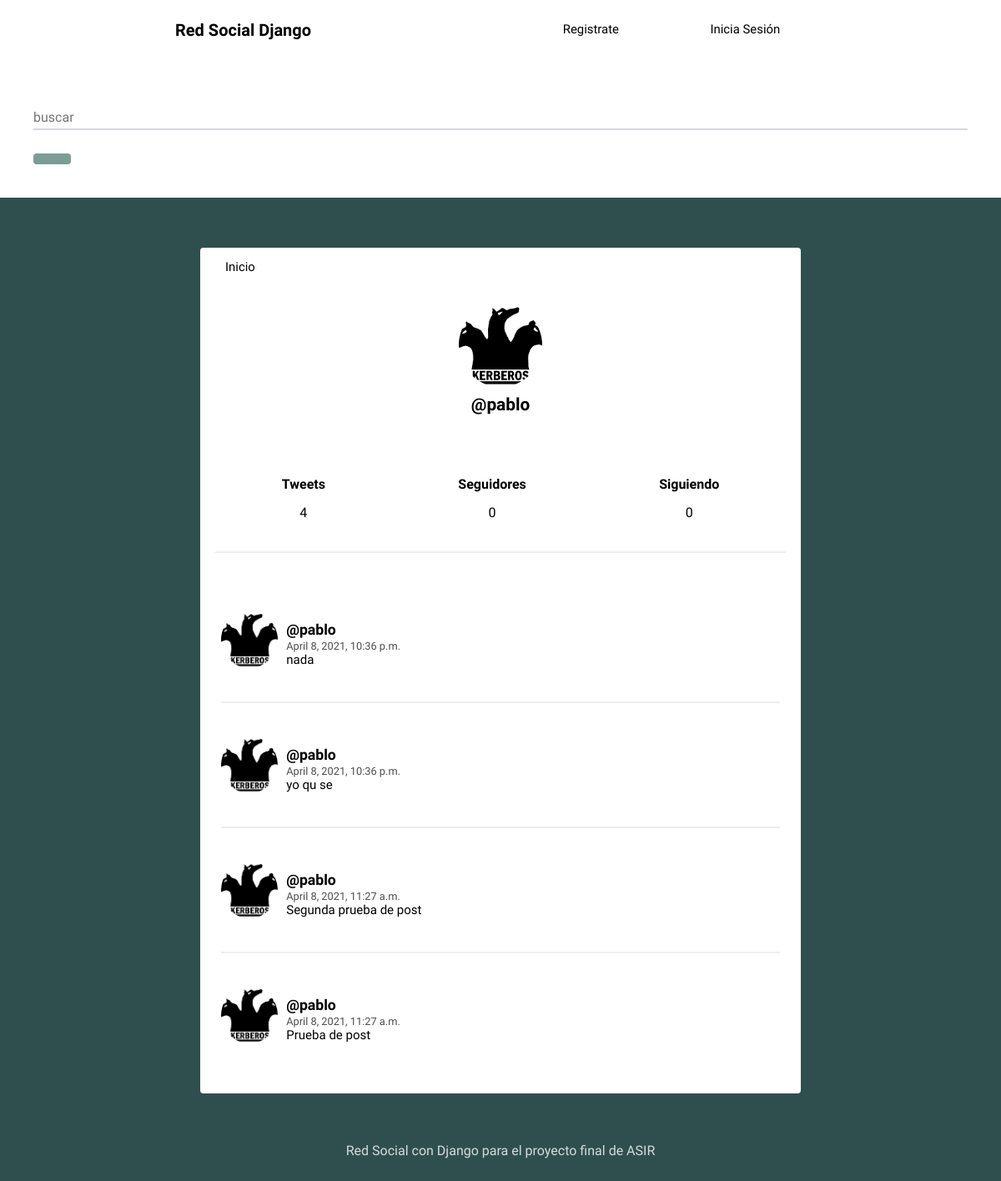
The app's page /profile/pablo/, older data.
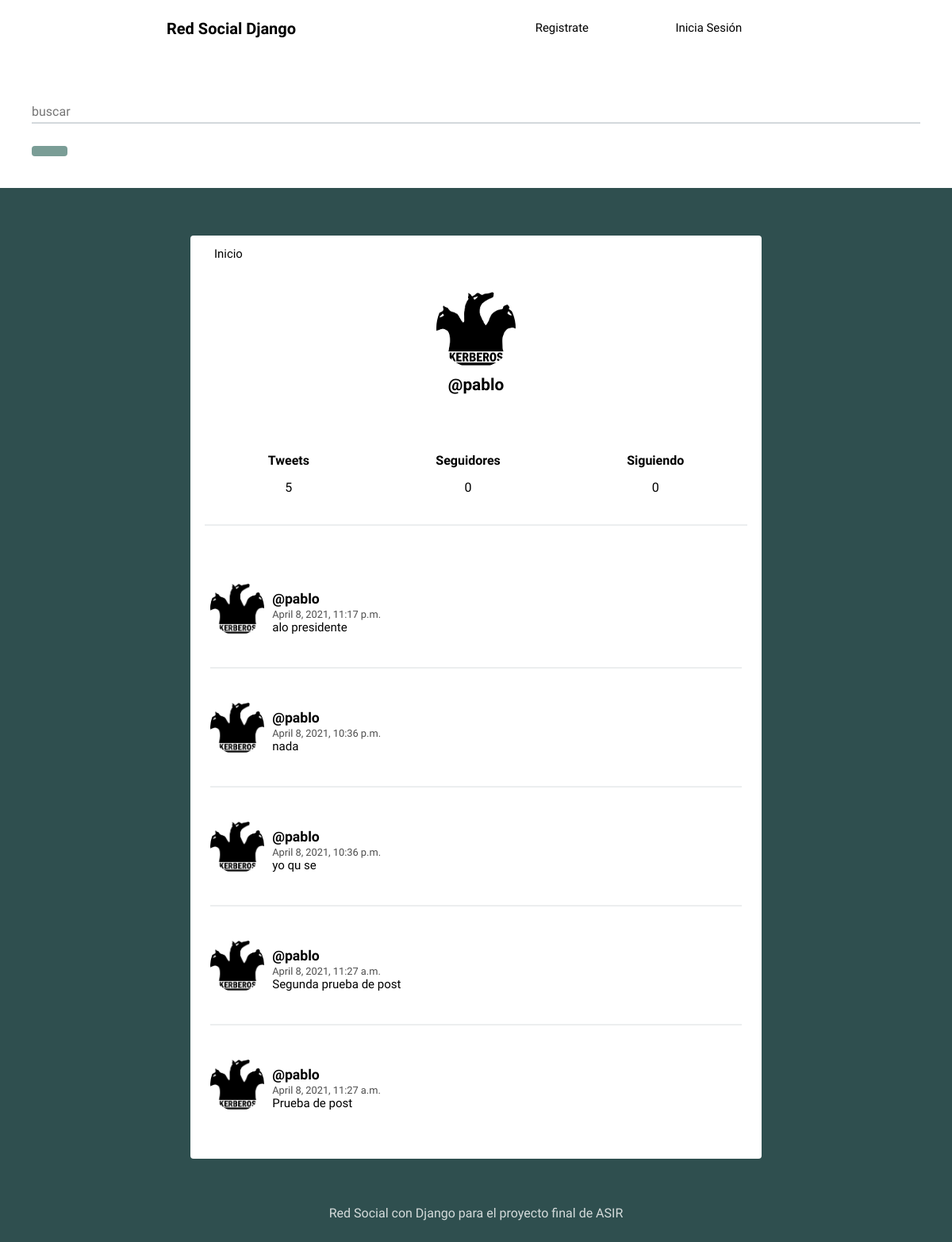
The same page, newer data.
### social/models.py (models this page shows, shortened)
class Post(models.Model):
	user = models.ForeignKey(User, on_delete=models.CASCADE, related_name='posts') #con el related name asociamos todos los posts que tiene un usuario, por asi decirlo es como añadir una fila post a la tabla de usuarios
	timestamp = models.DateTimeField(default=timezone.now) #fecha de creacion del post
	content = models.TextField()
	class Meta:
		ordering = ['-timestamp'] #Clase meta sirve para saber como se comporta la clase Post, con esto ordenamos Post, el - sirve àra que se cree en orden ascendente

class Profile(models.Model):
	user = models.OneToOneField(User, on_delete=models.CASCADE)#Conectaos esta fila a la tabla Usuarios de los modelos por defecto de django
	imagenes = models.ImageField(default='foto_perfil.png')
	def following(self):
		user_ids = Relationship.objects.filter(from_user=self.user).values_list('to_user_id', flat=True)
		return User.objects.filter(id__in=user_ids)
	def followers(self):
		user_ids = Relationship.objects.filter(to_user=self.user).values_list('from_user_id', flat=True)
		return User.objects.filter(id__in=user_ids)

### social/views.py (the view)
# urls.py: path('profile/', views.profile, name='profile'),
def profile(request, username=None):
	queryset = request.GET.get("buscar")
	print(queryset)
	if queryset:
		perfil = User.objects.filter(Q(username = queryset)).distinct()
	current_user = request.user
	if username and username != current_user.username: #revisamos a que usuarios queremos ver
		user = User.objects.get(username=username)
		posts = user.posts.all()
	else:
		posts = current_user.posts.all()
		user = current_user
	return render(request, 'social/profile.html', {'user':user, 'posts':posts})

### social/templates/social/profile.html (shortened to what this page needs)
{% extends 'social/feed.html' %}
{% block content %}
<div class="profile">
	<img src="{{ user.profile.imagenes.url }}">
	<h2>@{{ user.username }}</h2>
</div>
<div class="follow">
	<div>
		<h5>Tweets</h5>
		<p>{{ user.posts.count }}</p>
	</div>
	<div>
		<h5>Seguidores</h5>
		<p>{{ user.profile.followers.count }}</p>
	</div>
	<div>
		<h5>Siguiendo</h5>
		<p>{{ user.profile.following.count }}</p>
	</div>
</div>
{{ block.super }}
{% endblock %}

### social/templates/social/feed.html (shortened to what this page needs)
{% extends 'social/layout.html' %}
{% block content %}
{% for post in posts %}
<article>
    <div class="container-article">
        <img src="{{ post.user.profile.imagenes.url }}">
        <div>
            <h2 class="username"><a href="{% url 'profile' post.user.username %}">@{{ post.user.username }}</a></h2>
            <time data-time="#">{{ post.timestamp }}</time>
            <div class="post">{{ post.content }}</div>
        </div>
    </div>
</article>
{% endfor %}
{% endblock %}

Row changes from the older to the newer data that the page shows:
added Post: user.profile.imagenes (picture), user.username "pablo", timestamp "April 8, 2021, 11:17 p.m.", content "alo presidente"
Text that changed along with them:
{{ user.posts.count }}: "4" → "5"
